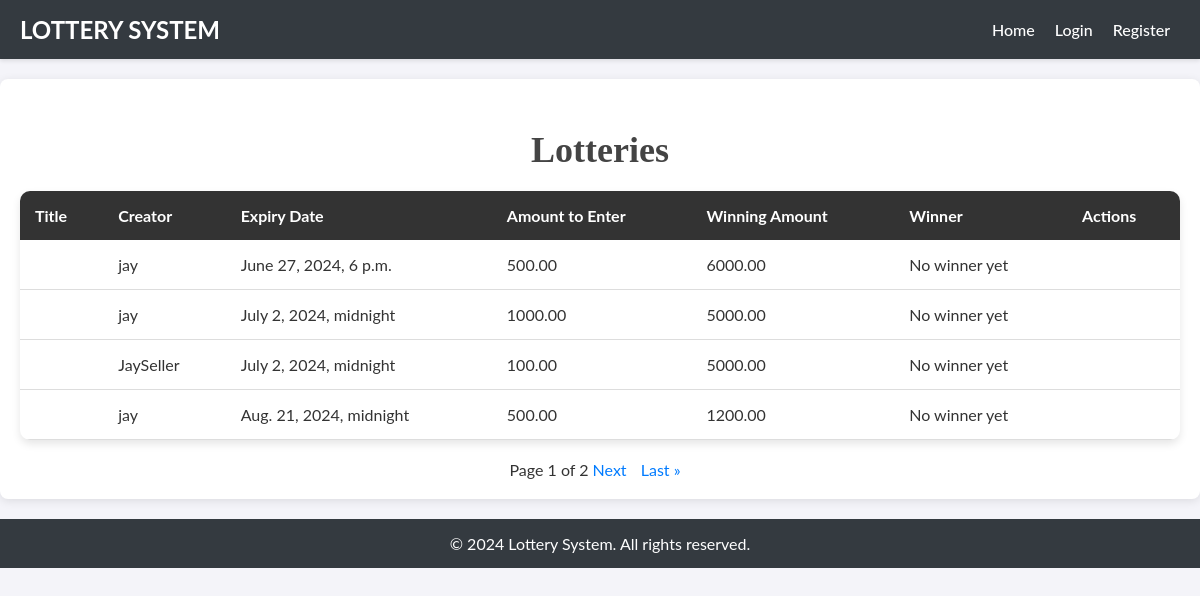
Page /lotteries/ on the earlier database version.
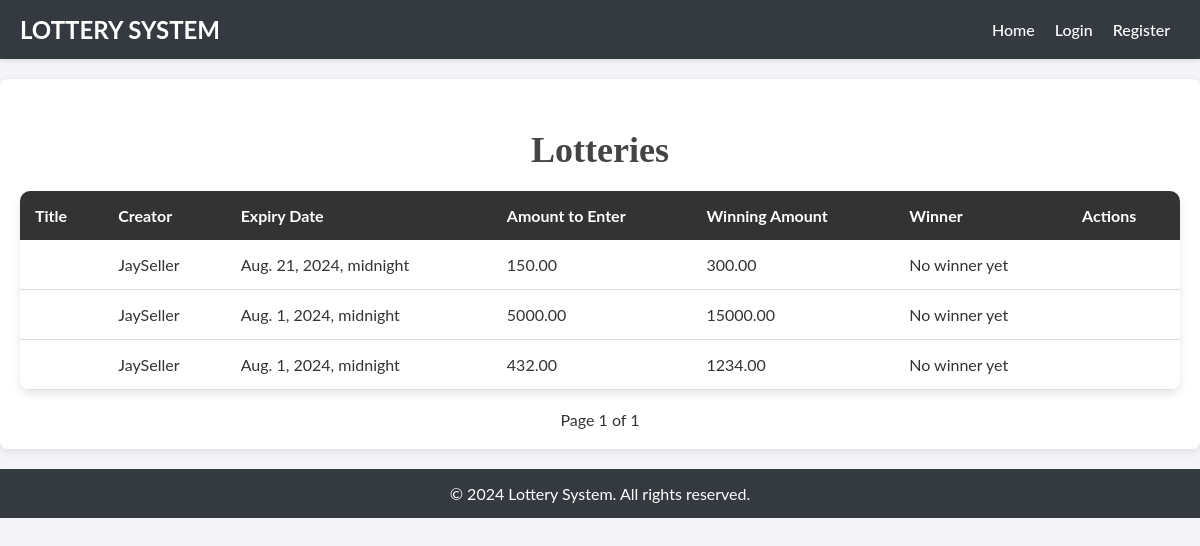
Same page on the later database version.
### lottery/models.py (models this page shows, shortened)
class Lottery(TitleDescriptionModel):
    image = models.ImageField(upload_to='')
    creator = models.ForeignKey(User, on_delete=models.CASCADE, related_name='created_by')
    expiry_date = models.DateTimeField()
    amount_to_enter = models.DecimalField(max_digits=10, decimal_places=2)
    winning_amount = models.DecimalField(max_digits=10, decimal_places=2)
    class Meta:
        verbose_name_plural = 'Lotteries'

### users/models.py (models this page shows)
class User(AbstractUser):
    user_type = models.CharField(choices=USER_TYPES, default=BUYER, max_length=10)
    birth_date = models.DateField(null=True)
    def __str__(self):
        return f'{self.username}'

### lottery/views.py (the view)
# urls.py: path('lotteries/', lottery_list, name='lottery_list'),
def lottery_list(request):
    lotteries = Lottery.objects.all().order_by =['expiry_date']
    p = Paginator(Lottery.objects.all(), 4)
    page = request.GET.get('page')
    final_list = p.get_page(page)
    return render(request, 'lottery/lottery_list.html', {'lotteries': lotteries, 'final_list': final_list})

### lottery/templates/lottery/lottery_list.html (shortened to what this page needs)
{% extends 'users/base.html' %}
{% block content %}
  <h1 class="page-title">Lotteries</h1>
  {% if lotteries %}
    <table class="lottery-table">
      <thead>
        <tr>
          <th>Title</th>
          <th>Creator</th>
          <th>Expiry Date</th>
          <th>Amount to Enter</th>
          <th>Winning Amount</th>
          <th>Winner</th>
          <th>Actions</th>
        </tr>
      </thead>
      <tbody>
        {% for lottery in final_list %}
          <tr>
            <td><a href="{% url 'lottery_detail' lottery.pk %}">{{ lottery.title }}</a></td>
            <td>{{ lottery.creator }}</td>
            <td>{{ lottery.expiry_date }}</td>
            <td>{{ lottery.amount_to_enter }}</td>
            <td>{{ lottery.winning_amount }}</td>
            <td>
              {% if lottery.winner %}
                {{ lottery.winner }}
              {% else %}
                No winner yet
              {% endif %}
            </td>
            <td>
            </td>
          </tr>
        {% endfor %}
      </tbody>
    </table>
    <div class="pagination">
      Page {{ final_list.number }} of {{ final_list.paginator.num_pages }}
      {% if final_list.has_next %}
        <a href="?page={{ final_list.next_page_number }}">Next</a>
        <a href="?page={{ final_list.paginator.num_pages }}">Last &raquo;</a>
      {% endif %}
    </div>
  {% else %}
    <p class="no-lotteries">No active lotteries at the moment.</p>
  {% endif %}
{% endblock %}

### users/templates/users/base.html (shortened to what this page needs)
<!DOCTYPE html>
<html lang="en">
<head>
    <link rel="stylesheet" href="https://cdnjs.cloudflare.com/ajax/libs/font-awesome/5.15.4/css/all.min.css">
</head>
<body>
    <header>
        <div class="logo">Lottery System</div>
        <nav>
            <ul>
                {% if user.is_authenticated %}
                <li><a href="{% url 'lottery_list' %}">Lotteries</a></li>
                {% if request.user.user_type == 'buyer' %}
                <li><a href="{% url 'wallet' %}">Wallet</a></li>
                <li><a href="{% url 'users_lotteries' %}">My Lotteries</a></li>
                {% endif %}
                <li><a href="{% url 'profile' %}">Profile</a></li>
                <li><a href="{% url 'logout' %}">Logout</a></li>
                {% else %}
                    <li><a href="{% url 'home' %}">Home</a></li>
                    <li><a href="{% url 'login' %}">Login</a></li>
                    <li><a href="{% url 'sign_up' %}">Register</a></li>
                {% endif %}
            </ul>
        </nav>
    </header>
    <div class="content">
        {% block content %}{% endblock %}
    </div>
    <footer>
        &copy; 2024 Lottery System. All rights reserved.
    </footer>
</body>
</html>

### users/templates/users/base.html (style rules this page uses)
body { font-family: 'Raleway', sans-serif; margin: 0; padding: 0; background-color: #f8f9fa; color: #333; }
header { background-color: #343a40; color: #fff; padding: 15px 20px; display: flex; justify-content: space-between; align-items: center; box-shadow: 0 2px 4px rgba(0, 0, 0, 0.1); }
header .logo { font-size: 1.5em; font-weight: 700; text-transform: uppercase; }
header nav ul { list-style: none; margin: 0; padding: 0; display: flex; }
header nav ul li { margin: 0 10px; }
header nav ul li a { text-decoration: none; color: #fff; font-size: 1em; font-weight: 500; transition: color 0.3s ease; }
.content { padding: 20px; max-width: 1200px; margin: auto; background-color: #fff; border-radius: 8px; box-shadow: 0 2px 10px rgba(0, 0, 0, 0.1); margin-top: 20px; }
footer { background-color: #343a40; color: #fff; padding: 15px 20px; text-align: center; margin-top: 20px; }

### lottery/templates/lottery/lottery_list.html (style rules this page uses)
body { font-family: 'Lato', sans-serif; color: #333; background-color: #f4f4f9; margin: 0; padding: 0; }
.page-title { font-family: 'Playfair Display', serif; font-size: 36px; text-align: center; color: #444; margin-top: 30px; margin-bottom: 20px; }
.lottery-table { width: 100%; border-collapse: collapse; font-family: 'Lato', sans-serif; background-color: #fff; margin: 20px auto; border-radius: 10px; box-shadow: 0 4px 8px rgba(0, 0, 0, 0.1); overflow: hidden; }
.lottery-table th, .lottery-table td { padding: 15px; text-align: left; }
.lottery-table th { background-color: #333; color: #fff; }
.lottery-table td { border-bottom: 1px solid #ddd; }
.pagination { margin-top: 20px; text-align: center; }

Differences in the rows shown:
removed Lottery: creator "jay", expiry_date "June 27, 2024, 6 p.m.", amount_to_enter "500.00", winning_amount "6000.00"
removed Lottery: creator "jay", expiry_date "July 2, 2024, midnight", amount_to_enter "1000.00", winning_amount "5000.00"
removed Lottery: creator "JaySeller", expiry_date "July 2, 2024, midnight", amount_to_enter "100.00", winning_amount "5000.00"
removed Lottery: creator "jay", expiry_date "Aug. 21, 2024, midnight", amount_to_enter "500.00", winning_amount "1200.00"
added Lottery: creator "JaySeller", expiry_date "Aug. 21, 2024, midnight", amount_to_enter "150.00", winning_amount "300.00"
added Lottery: creator "JaySeller", expiry_date "Aug. 1, 2024, midnight", amount_to_enter "5000.00", winning_amount "15000.00"
added Lottery: creator "JaySeller", expiry_date "Aug. 1, 2024, midnight", amount_to_enter "432.00", winning_amount "1234.00"
Other differences:
{{ final_list.paginator.num_pages }}: "2" → "1"
text no longer shown: "Next Last »"
